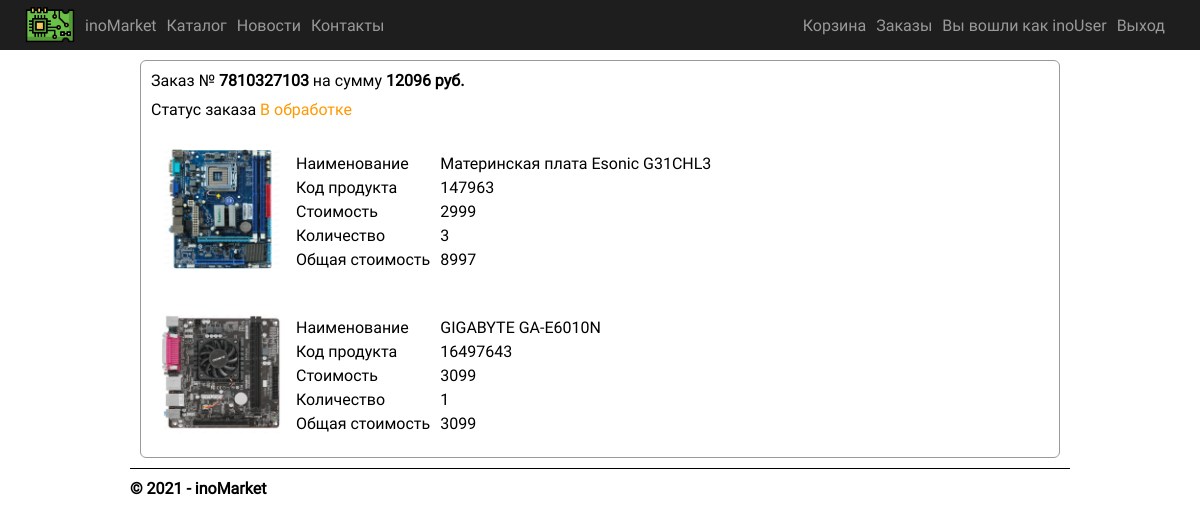
Page /client-orders (signed in) on the committed database.
### app/models.py (models this page shows, shortened)
class Order(models.Model):
  order_id = models.IntegerField(null = False, verbose_name = 'Номер заказа')
  product = models.ForeignKey(Product, on_delete = models.CASCADE, verbose_name = "Продукт")
  client = models.ForeignKey(User, on_delete = models.CASCADE, verbose_name = "Клиент")
  status = models.ForeignKey(Status, default = 1, on_delete = models.CASCADE, verbose_name = "Статус")
  date = models.DateTimeField(default = datetime.now(), db_index = True, verbose_name = "Дата")
  class Meta:
    db_table = "Orders"
    ordering = ["date"]
    verbose_name = "Заказ"
    verbose_name_plural = "Заказы"

class Product(models.Model):
  product_id = models.CharField(max_length = 150, unique = True, verbose_name = 'Код продукта')
  name = models.CharField(max_length = 150, verbose_name = 'Название продукта')
  price = models.DecimalField(max_digits=10, decimal_places = 2, verbose_name = 'Цена продукта', default = 9999999)
  album = models.ForeignKey(Album, on_delete = models.CASCADE, verbose_name = 'Альбом')
  description = models.TextField(verbose_name = 'Описание')
  category = models.ForeignKey(Сategories, on_delete = models.CASCADE, verbose_name = 'Категория')
  class Meta:
    db_table = "Products"
    ordering = ["product_id"]
    verbose_name = "Продукт"
    verbose_name_plural = "Продукты"

### app/views.py (the view)
# urls.py: url(r'^client-orders$', app.views.clientOrders, name='client-orders'),
def clientOrders(request):
    queryOrders = '''
    select
    p.name as productName,
    p.product_id as productCode,
    p.price as productPrice,
    p.album_id as productAlbum,
    count(p.product_id) as productCount,
    o.order_id as orderID,
    o.product_id,
    o.client_id as clientID,
    sum(p.price) as sumForCount,
    p.id
    from Orders as o
    join Products as p
    on p.id = o.product_id
    where clientID = ''' + str(request.user.id) + '''
    group by clientID, productCode, orderID'''
    orders_tmp = Order.objects.raw(queryOrders)
    class Order_tmp:
        def __init__(self, product, images):
            self.orderID = product.orderID
            self.productID = product.id
            self.productCode = product.productCode
            self.productName = product.productName
            self.productPrice = product.productPrice
            self.productCount = product.productCount
            self.sumForCount = product.sumForCount
            self.productImages = []
            for img in images:
                self.productImages.append(str(img.img.url))
            self.productImage = self.productImages[0]
    orders = []
    for order in orders_tmp:
        images = Images.objects.filter(album_id = order.productAlbum)
        print('\n-\n', images.query, '\n-\n')
        orders.append(Order_tmp(order, images))
    querySum = '''select
    o.id, o.client_id as clientID, o.order_id as orderID,
    sum(p.price) as totalSum,
    s.text as orderStatus, s.colorHEX as statusColor
    from Products as p
    join Orders as o
    on o.product_id = p.id
    join Statuses as s
    on o.status_id = s.id
    where clientID = ''' + str(request.user.id) + '''
    group by orderID, clientID
    order by o.date'''
    sums = Order.objects.raw(querySum)
    assert isinstance(request, HttpRequest)
    return render(
        request,
        'app/client-orders.html',
        {
            'orders': orders,
            'sums': sums,
            'orders': orders,
            'title':'Заказы',
            'year':datetime.now().year,
        }
    )

### app/templates/app/client-orders.html
{% extends "app/layout.html" %} {% block content %}
<div class="client-orders-container">
 {% for sum in sums%}
  <div class="order-container">
    <div class="order-info">
      <div class="order-header">
        <p class="order-title">Заказ № <strong>{{sum.orderID}}</strong> на сумму <strong>{{sum.totalSum}} руб.</strong></p>
        <p class="order-status">Статус заказа <span style="color: #{{sum.statusColor}};">{{sum.orderStatus}}</p>
      </div>
        {% for order in orders %} {% if sum.orderID == order.orderID %}
        <div class="order-details">
          <div class="product-image">
            <img src="{{order.productImage}}" alt="" />
          </div>
          <div class="left-part">
            <p>Наименование</p>
            <p>Код продукта</p>
            <p>Стоимость</p>
            <p>Количество</p>
            <p>Общая стоимость</p>
          </div>
          <div class="right-part">
            <p>{{order.productName}}</p>
            <p>{{order.productCode}}</p>
            <p>{{order.productPrice}}</p>
            <p>{{order.productCount}}</p>
            <p>{{order.sumForCount}}</p>
          </div>
        </div>
        {% endif %} {% endfor %}
    </div>
  </div>
{% endfor %}
</div>
{% endblock %}

### app/templates/app/loginpartial.html (shortened to what this page needs)
{% if user.is_authenticated %}
<form id="logoutForm" action="/logout" method="post" class="navbar-right">
  <div class="username" class="navbar-brand">Вы вошли как {{ user.username }}</div>
  <div><a class="login-button login-link" href="javascript:document.getElementById('logoutForm').submit()">Выход</a></div>
</form>
{% else %}
<div class="">
  <a class="header-link login-link" href="{% url 'login' %}">Войти</a>
</div>
{% endif %}

### app/static/app/content/style.css (style rules this page uses)
body .catalog-container .product-container .product-left .name-id-description, body .product-container .product-top-section .product-buy, body .cart-container .cart-info .cart-details .left-and-center .left-part, body .cart-container .cart-info .cart-details .left-and-center .center-part, body .client-orders-container .order-container .order-info { display: flex; flex-direction: column; flex-wrap: nowrap; }
body .header, body .header .header-link-container, body .header .header-link-container #logoutForm, body .header .header-link-container .header-link, body .product-container .product-top-section, body .cart-container .cart-info .cart-details, body .cart-container .cart-info .cart-details .left-and-center, body .client-orders-container .order-container .order-details, body .manager-orders-container .order-container .order-info .order-details, body .manager-orders-container .order-container .order-info .order-details .left-and-center { display: flex; flex-direction: row; flex-wrap: nowrap; align-items: center; }
body, body .catalog-container .product-container .product-right, body .product-container .product-bot-section .product-description-container, body .product-container .product-bot-section .product-comments .add-comment-form div, body .cart-container .cart-info .cart-details .right-part, body .manager-orders-container .order-container .status-buttons, body .login-container, body .login-container .login-form .form-group, body .registration-container form div { display: flex; flex-direction: column; flex-wrap: nowrap; align-items: center; }
* { margin: 0; padding: 0; }
html { width: 100%; }
@media screen and (min-width: 960px) { body { width: 100%; } }
body { display: inline-block; font-family: "Roboto"; }
body .header .header-link-container #logoutForm div { color: #999999; white-space: nowrap; }
body .header .header-link-container #logoutForm div a { color: #999999; text-decoration: none; margin: 10px; }
body .client-orders-container { margin: 10px 20px; }
body .client-orders-container .order-container .order-info { border: 1px solid #999999; border-radius: 6px; margin: 10px 0; }
body .client-orders-container .order-container .order-info .order-header .order-title { margin: 10px; }
body .client-orders-container .order-container .order-info .order-header .order-status { margin: 10px; }
body .client-orders-container .order-container .order-details { margin: 10px; }
body .client-orders-container .order-container .order-details .product-image { margin: 10px; max-width: 120px; }
body .client-orders-container .order-container .order-details .product-image img { flex: 0 0 auto; width: 100%; }
body .client-orders-container .order-container .order-details .left-part p { margin: 5px; white-space: nowrap; }
body .client-orders-container .order-container .order-details .right-part p { margin: 5px; white-space: nowrap; }

### rows in the picture
Order: orderID "7810327103", totalSum "12096", orderStatus "В обработке"
Product: shows a picture, productName "Материнская плата Esonic G31CHL3", productCode "147963", productPrice "2999", productCount "3", sumForCount "8997"
Product: shows a picture, productName "GIGABYTE GA-E6010N", productCode "16497643", productPrice "3099", productCount "1", sumForCount "3099"

### other values in the picture
{{ user.username }} "inoUser"
